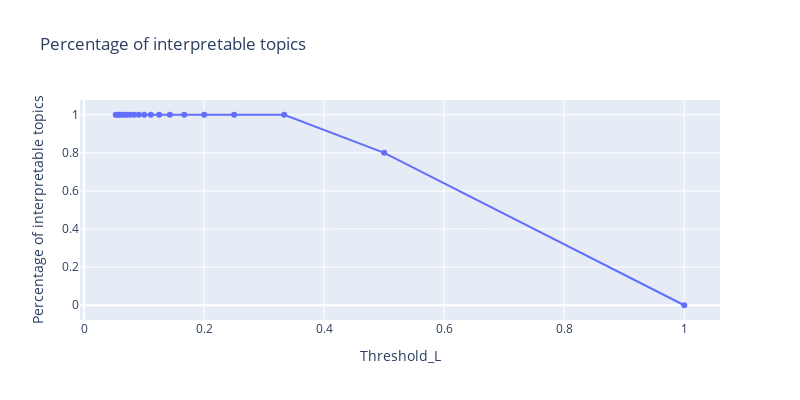

The notebook cell saved with this chart:
### Markdown cell above
The plot shows that when L = 0.333, the percentage of interpretable topics is 100%, so I set L to be 0.333 - ie, each topic needs at least 3 (1/0.333) paragraphs with the probability that they belong to the topic is no less than 3  for interpretation. It is worth noting that L is inversely proportional to the minimum number of paragraphs of each topic for interpretation (1/L), in other words, the lower the threshold L is, the more paragraphs that users need to interpret the topics. Although when L = 0.1 the percentage of interpretable topics is also 100%, the minimum number of paragraphs of each topic for interpretation also rises to 10 (1/0.1), which increases the workload of interpretation significantly.

### Code cell
list_perc2 = []
for i in list_L:
    num = perc(i, df_topic_para.drop(list_remove_para))
    list_perc2.append(num)

df_L2 = pd.DataFrame({'Threshold_L': list_L, 'Percentage of interpretable topics': list_perc2})
fig_L2 = px.line(df_L2, x = 'Threshold_L', y="Percentage of interpretable topics", title = 'Percentage of interpretable topics')
fig_L2.update_layout(autosize=False, width=800, height=400)
fig_L2.update_traces(mode = "lines + markers")
fig_L2.show()

### Figure 1 — Plotly figure (JSON) as saved in the notebook; plotly's stock layout.template omitted (floating-point values rounded to 4 significant figures)
{"data": [{"hovertemplate": "Threshold_L=%{x}<br>Percentage of interpretable topics=%{y}<extra></extra>", "legendgroup": "", "line": {"color": "#636efa", "dash": "solid"}, "mode": "lines+markers", "name": "", "orientation": "v", "showlegend": false, "type": "scatter", "x": [1, 0.5, 0.3333, 0.25, 0.2, 0.1667, 0.1429, 0.125, 0.1111, 0.1, 0.09091, 0.08333, 0.07692, 0.07143, 0.06667, 0.0625, 0.05882, 0.05556, 0.05263], "xaxis": "x", "y": [0, 0.8, 1, 1, 1, 1, 1, 1, 1, 1, 1, 1, 1, 1, 1, 1, 1, 1, 1], "yaxis": "y"}], "layout": {"autosize": false, "height": 400, "legend": {"tracegroupgap": 0}, "title": {"text": "Percentage of interpretable topics"}, "width": 800, "xaxis": {"anchor": "y", "domain": [0, 1], "title": {"text": "Threshold_L"}}, "yaxis": {"anchor": "x", "domain": [0, 1], "title": {"text": "Percentage of interpretable topics"}}}}
